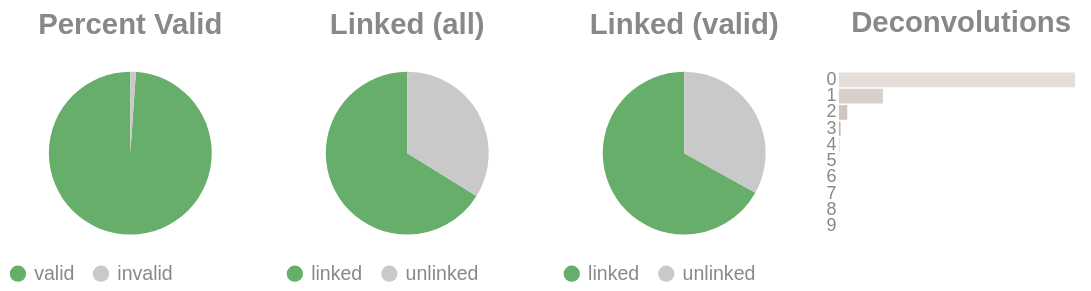

Notebook cell for this chart:
### Code cell
if SKIPLR:
    pass
else:
    clash = Counter()
    for i in valids['molecule'].to_list():
        _mol = i.split("-")
        if len(_mol) == 1:
            clash.update('0')
        else:
            clash.update(_mol[-1])

    _d = {"deconvolutions": [], 'count': []}
    for k,v in clash.items():
        _d['deconvolutions'].append(k)
        _d['count'].append(v)

    tot_valid = valids['reads'].sum()
    mask = valids['reads'] >= 2
    n_linked_reads = valids.filter(mask)['reads'].sum()
    if n_linked_reads == 0:
        print_html("No linked molecules (>=2 reads) were detected; skipping linked-only distributions.")
        SKIPLR = True
    else:
        perc_valid = round(tot_valid / n_reads, 4)
        linked_perc_abs = round(n_linked_reads / n_reads, 4)
        linked_perc = round(n_linked_reads / tot_valid, 4)

    _valid = pl.DataFrame({"valids": ['valid', 'invalid'], "count": [tot_valid, n_reads - tot_valid]})
    _linked_abs = pl.DataFrame({"linked (absolute)": ['linked', 'unlinked'], "count": [n_linked_reads, n_reads - n_linked_reads]})
    _linked_rel = pl.DataFrame({"linked (valids)": ['linked', 'unlinked'], "count": [n_linked_reads, tot_valid - n_linked_reads]})

    (
        alt.hconcat(
            piechart(_valid, goodval = 'valid', title = "Percent Valid"),
            piechart(_linked_abs, goodval = "linked", title =  "Linked (all)"),
            piechart(_linked_rel, goodval = "linked", title =  "Linked (valid)"),
            convolutionbar(pl.DataFrame(_d), title = "Deconvolutions"),
            center = True,
            bounds = 'flush'
        )
        .resolve_scale(color='independent')
        .resolve_legend('independent')
        .properties(usermeta={'embedOptions': {"actions": False}})
    ).display()

### Figure 1 — Vega-Lite specification as saved in the notebook (floating-point values rounded to 4 significant figures)
{"width": "container", "height": 400, "config": {"title": {"anchor": "start", "dy": -15, "fontSize": 18, "color": "#888888", "subtitleColor": "#888888", "subtitleFontSize": 14}, "arc": {"fill": "#0072B2"}, "axis": {"domainColor": "#888888", "domainWidth": 0.5, "gridWidth": 0.2, "grid": false, "titleFontWeight": 400, "titleFontSize": 15, "labelFontSize": 11, "labelColor": "#888888", "tickColor": "#888888", "tickWidth": 0.2, "titleColor": "#888888"}, "axisBand": {"grid": false}, "axisX": {"grid": true, "tickSize": 10, "domainCap": "round"}, "axisY": {"domain": false, "grid": true, "tickSize": 0, "domainCap": "round"}, "background": "transparent", "header": {"labelFontSize": 15, "labelColor": "#888888", "titleFontSize": 15, "titleFontWeight": 600, "titleColor": "#888888"}, "legend": {"labelFont": "sans-serif", "labelFontSize": 12, "labelColor": "#888888", "symbolSize": 100, "symbolType": "circle", "titleFontSize": 12, "titlePadding": 10, "titleColor": "#888888", "title": null}, "range": {"category": ["#E69F00", "#56B4E9", "#009E73", "#F0E442", "#0072B2", "#D55E00", "#CC79A7", "#000000"], "diverging": ["#cfe8f3", "#a2d4ec", "#73bfe2", "#46abdb", "#1696d2", "#12719e"]}, "area": {"fill": "#0072B2", "fillOpacity": 0.7, "line": true, "strokeOpacity": 0.7}, "line": {"color": "#0072B2", "stroke": "#0072B2", "strokeWidth": 2}, "trail": {"color": "#0072B2", "stroke": "#0072B2", "strokeWidth": 0, "size": 1}, "point": {"filled": true, "fillOpacity": 1.0, "size": 95}, "text": {"color": "#888888", "fontSize": 11, "align": "right", "fontWeight": 400, "size": 11}, "bar": {"fill": "#0072B2", "stroke": null}, "view": {"stroke": null, "continuousWidth": 660, "continuousHeight": 400}}, "hconcat": [{"data": {"name": "data-604ba99475843cd5e9e8d04e3384fd7d"}, "mark": {"type": "arc"}, "encoding": {"color": {"field": "valids", "legend": {"orient": "bottom", "title": null}, "scale": {"domain": ["valid", "invalid"], "range": ["#68ae6b", "#C9C9C9"]}, "title": "Valids", "type": "nominal"}, "theta": {"field": "count", "type": "quantitative"}, "tooltip": [{"field": "valids", "title": "Valids", "type": "ordinal"}, {"field": "percent", "format": ".2%", "title": "Percent", "type": "quantitative"}, {"field": "count", "title": "Count", "type": "quantitative"}]}, "height": 100, "title": {"text": "Percent Valid", "align": "center", "anchor": "middle"}, "transform": [{"calculate": "datum.count / 12503838", "as": "percent"}], "width": 150}, {"data": {"name": "data-fd3d31a29db361aca528ce588afecf39"}, "mark": {"type": "arc"}, "encoding": {"color": {"field": "linked (absolute)", "legend": {"orient": "bottom", "title": null}, "scale": {"domain": ["linked", "unlinked"], "range": ["#68ae6b", "#C9C9C9"]}, "title": "Linked (Absolute)", "type": "nominal"}, "theta": {"field": "count", "type": "quantitative"}, "tooltip": [{"field": "linked (absolute)", "title": "Linked (Absolute)", "type": "ordinal"}, {"field": "percent", "format": ".2%", "title": "Percent", "type": "quantitative"}, {"field": "count", "title": "Count", "type": "quantitative"}]}, "height": 100, "title": {"text": "Linked (all)", "align": "center", "anchor": "middle"}, "transform": [{"calculate": "datum.count / 12503838", "as": "percent"}], "width": 150}, {"data": {"name": "data-ada2a41982545b5bd03fca0ebb85139c"}, "mark": {"type": "arc"}, "encoding": {"color": {"field": "linked (valids)", "legend": {"orient": "bottom", "title": null}, "scale": {"domain": ["linked", "unlinked"], "range": ["#68ae6b", "#C9C9C9"]}, "title": "Linked (Valids)", "type": "nominal"}, "theta": {"field": "count", "type": "quantitative"}, "tooltip": [{"field": "linked (valids)", "title": "Linked (Valids)", "type": "ordinal"}, {"field": "percent", "format": ".2%", "title": "Percent", "type": "quantitative"}, {"field": "count", "title": "Count", "type": "quantitative"}]}, "height": 100, "title": {"text": "Linked (valid)", "align": "center", "anchor": "middle"}, "transform": [{"calculate": "datum.count / 12366565", "as": "percent"}], "width": 150}, {"data": {"name": "data-eb0a0db566dbf9b74a9cb78c64a2364a"}, "mark": {"type": "bar"}, "encoding": {"color": {"field": "deconvolutions", "legend": null, "scale": {"scheme": "lightgreyred"}, "type": "nominal"}, "tooltip": [{"field": "deconvolutions", "title": "Deconvolutions", "type": "ordinal"}, {"field": "percent", "format": ".2%", "title": "Percent", "type": "quantitative"}, {"field": "count", "title": "Count", "type": "quantitative"}], "x": {"axis": null, "field": "count", "type": "quantitative"}, "y": {"field": "deconvolutions", "sort": "ascending", "title": null, "type": "nominal"}}, "height": 100, "title": {"text": "Deconvolutions", "align": "center", "anchor": "middle"}, "transform": [{"calculate": "datum.count / 6535838", "as": "percent"}], "width": 150}], "bounds": "flush", "center": true, "resolve": {"legend": {"angle": "independent"}, "scale": {"color": "independent"}}, "usermeta": {"embedOptions": {"actions": false}}, "$schema": "https://vega.github.io/schema/vega-lite/v6.4.1.json", "datasets": {"data-604ba99475843cd5e9e8d04e3384fd7d": [{"valids": "valid", "count": 12366565}, {"valids": "invalid", "count": 137273}], "data-fd3d31a29db361aca528ce588afecf39": [{"linked (absolute)": "linked", "count": 8273850}, {"linked (absolute)": "unlinked", "count": 4229988}], "data-ada2a41982545b5bd03fca0ebb85139c": [{"linked (valids)": "linked", "count": 8273850}, {"linked (valids)": "unlinked", "count": 4092715}], "data-eb0a0db566dbf9b74a9cb78c64a2364a": [{"deconvolutions": "0", "count": 5309887}, {"deconvolutions": "1", "count": 991730}, {"deconvolutions": "2", "count": 187668}, {"deconvolutions": "3", "count": 36812}, {"deconvolutions": "4", "count": 7447}, {"deconvolutions": "5", "count": 1685}, {"deconvolutions": "6", "count": 442}, {"deconvolutions": "7", "count": 116}, {"deconvolutions": "8", "count": 35}, {"deconvolutions": "9", "count": 16}]}}
